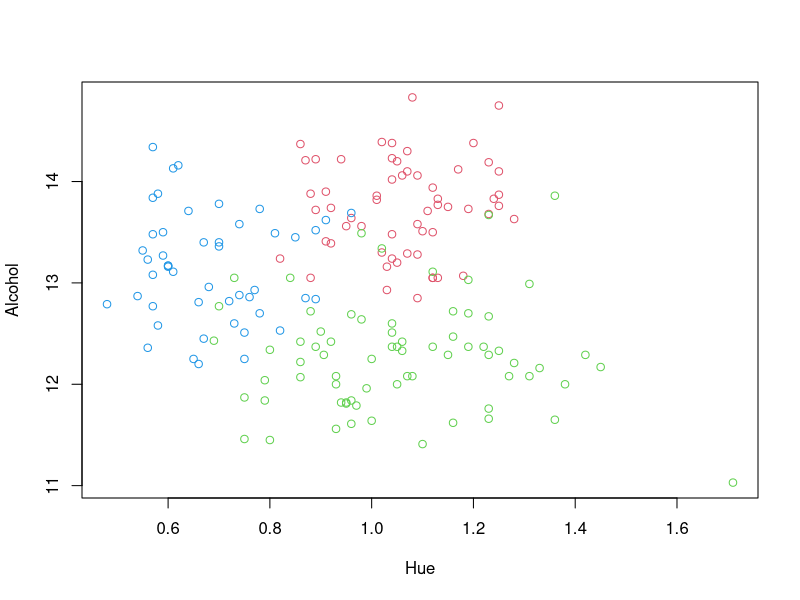
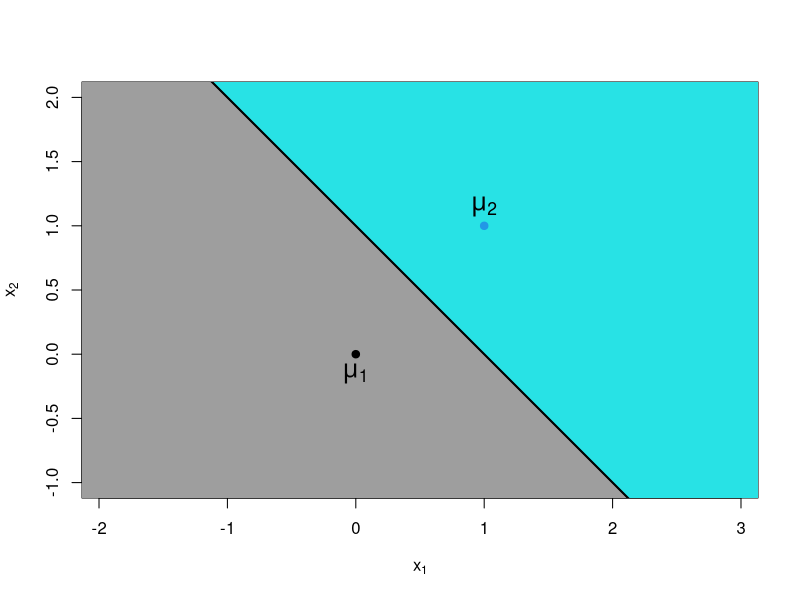
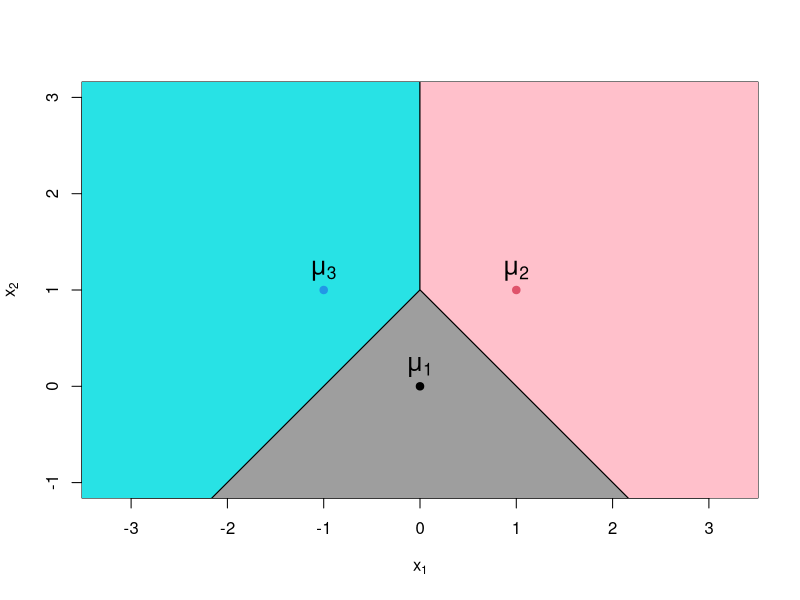
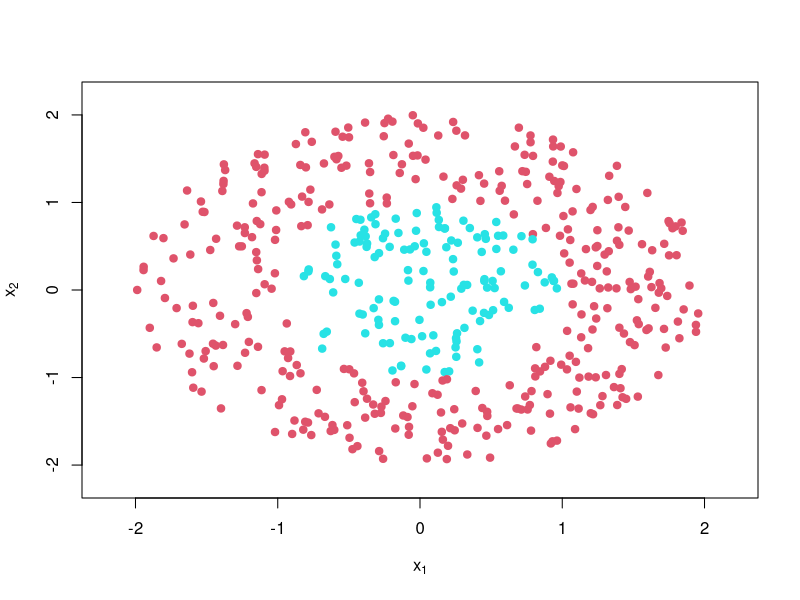
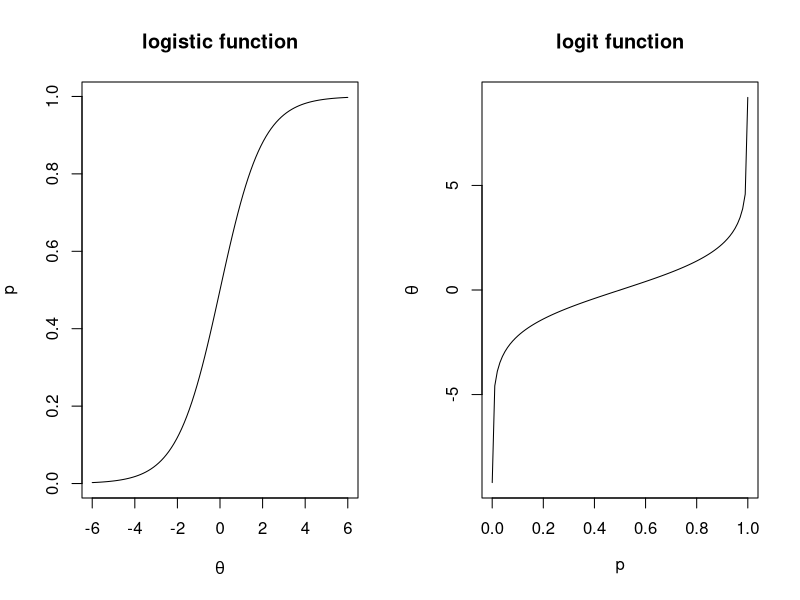
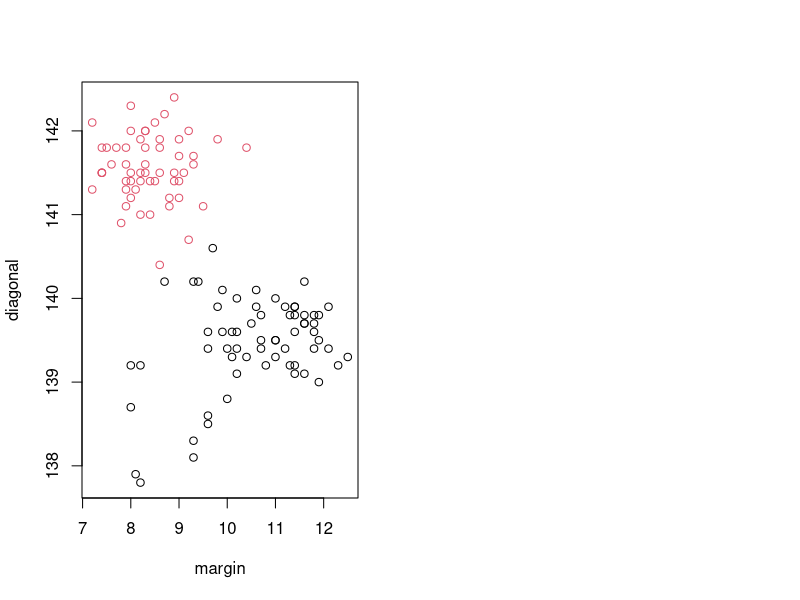

Reproduce these figures in R, in order. (Note: this script raises an error after producing the figures.)
## ---- chunk 1
library(MASS)
library(tidyverse)
wine <- read_csv("data/wine.csv")
## ---- chunk 2
plot(Alcohol ~ Hue, data=wine, col=Cultivar+1)
## ---- chunk 3
mantoux <- tribble(~disease, ~test, ~count,
                   "Disease +", "Test +", 50,
                   "Disease +", "Test -", 1,
                   "Disease -", "Test +", 50,
                   "Disease -", "Test -", 899)
heaf <- tribble(~disease, ~test, ~count,
                   "Disease +", "Test +", 40,
                   "Disease +", "Test -", 11,
                   "Disease -", "Test +", 30,
                   "Disease -", "Test -", 929)

list(mantoux %>% pivot_wider(names_from=disease, values_from=count) %>%
     column_to_rownames("test"),
     heaf %>% pivot_wider(names_from=disease, values_from=count) %>%
     column_to_rownames("test")) %>%
  knitr::kable(
    caption = 'Performance of the Mantoux (left) and Heaf (right) tests for detecting tuberculosis',
    valign = 't',
    booktabs = TRUE
  )
## ---- chunk 4
plot((-1):2,(-1):2,type="n",xlab=expression(x[1]),ylab=expression(x[2]), asp=1)
polygon(c(-3,-3,4),c(4,-3,-3),col=8)
polygon(c(4,4,-3),c(-3,4,4),col=5)
lines(c(-3,4),c(4,-3),lwd=2)
points(0,0,pch=19,col=1)
points(1,1,pch=19,col=4)
text(0,-0.15,expression(mu[1]),cex=1.5)
text(1,1.15,expression(mu[2]),cex=1.5)
## ---- chunk 5
plot((-2):2,(-1):3,type="n",xlab=expression(x[1]),ylab=expression(x[2]), asp=1)
lines(c(-3,0),c(-2,1),lwd=2)
lines(c(0,3),c(1,-2),lwd=2)
lines(c(0,0),c(1,4),lwd=2)
polygon(c(-5,-5,0,0),c(-4,4,4,1),col=5)
polygon(c(5,5,0,0),c(-4,4,4,1),col="pink")
polygon(c(-5,0,5),c(-4,1,-4),col=8)
points(0,0,pch=19,col=1)
points(1,1,pch=19,col=2)
points(-1,1,pch=19,col=4)
text(0,0.2,expression(mu[1]),cex=1.5)
text(1,1.2,expression(mu[2]),cex=1.5)
text(-1,1.2,expression(mu[3]),cex=1.5)
## ---- chunk 6
wine <- read_csv("data/wine.csv")
wine$Cultivar <- as.factor(wine$Cultivar)
set.seed(2021)
random.order <- sample(1:nrow(wine), size=nrow(wine), replace=FALSE)
wine <- wine[random.order,]
wine.train <- wine[1:100,]
wine.valid <- wine[101:178,]
head(wine.train)
## ---- chunk 7
library(MASS)
wine.lda1 <- lda(Cultivar ~ ., data=wine.train)
wine.lda1
wine.lda1.pred <- predict(wine.lda1, newdata=wine.valid)$class
table(wine.lda1.pred, wine.valid$Cultivar)
## ---- chunk 8
get_perf <- function(pred, truth) {
  perf = data.frame(pred=pred, true = truth)
  perf %>% summarise(wrong = sum(pred != true), total = n(),
                      perc = round(wrong/total*100,1))
}
perf.lda1 <- get_perf(wine.lda1.pred, wine.valid$Cultivar)
## ---- chunk 9
wine.lda2 <- lda(Cultivar ~ Alcohol + Colour + Hue, data=wine.train)
wine.lda2.pred <- predict(wine.lda2,wine.valid)$class
table(wine.lda2.pred,wine.valid$Cultivar)
## ---- chunk 10
perf.lda2 <- get_perf(wine.lda2.pred, wine.valid$Cultivar)
## ---- chunk 11
set.seed(1999)
x1 <- runif(1000,-2,2)
x2 <- runif(1000,-2,2)
y <- rep(1,1000)
y[sqrt(x1^2+x2^2)<1] <- 2
y <- as.factor(y)
circle.df <- data.frame(x1,x2,y)
circle.df <- circle.df[sqrt(x1^2+x2^2)<2,]
circle.df <- circle.df[1:500,]
plot(x2 ~ x1, data=circle.df, pch=19, col=3*as.numeric(y)-1, 
     xlim=c(-2.2,2.2),ylim=c(-2.2,2.2),xlab=expression(x[1]),ylab=expression(x[2]))
## ---- chunk 12
library(ks)
wine.train.X <- wine.train[,c(2,11,12)]
wine.valid.X <- wine.valid[,c(2,11,12)]
wine.kda <- kda(wine.train.X, wine.train$Cultivar, eval.points=wine.valid.X)
wine.kda$x.group.estimate
table(wine.kda$x.group.estimate, wine.valid$Cultivar)
## ---- chunk 13
perf.kda <- get_perf(wine.kda$x.group.estimate, wine.valid$Cultivar)
## ---- chunk 14
pepsi <- tribble(~sex, ~age, ~count,
                   "Male", "Younger", 20,
                   "Male", "Older", 10,
                   "Female", "Younger", 10,
                   "Female", "Older", 20)
coke <- tribble(~sex, ~age, ~count,
                   "Male", "Younger", 10,
                   "Male", "Older", 20,
                   "Female", "Younger", 5,
                   "Female", "Older", 5)

list(pepsi %>% pivot_wider(names_from=age, values_from=count) %>%
     column_to_rownames("sex"),
     coke %>% pivot_wider(names_from=age, values_from=count) %>%
     column_to_rownames("sex")) %>%
  knitr::kable(
    caption = 'Preference of Pepsi (left) and Coke (right) by sex and age',
    valign = 't',
    booktabs = TRUE
  )
## ---- chunk 15
library(e1071)
wine.nB.1 <- naiveBayes(Cultivar ~ ., data=wine.train)
wine.nB.1
wine.nB.1.pred <- predict(wine.nB.1, newdata=wine.valid[,2:14])
table(wine.nB.1.pred,wine.valid$Cultivar)
wine.nB.2 <- naiveBayes(Cultivar ~ Alcohol + Colour + Hue, data=wine.train)
wine.nB.2.pred <- predict(wine.nB.2, wine.valid[,c(2,11,12)])
table(wine.nB.2.pred, wine.valid$Cultivar)
## ---- chunk 16
perf.nB1 <- get_perf(wine.nB.1.pred, wine.valid$Cultivar)
perf.nB2 <- get_perf(wine.nB.2.pred, wine.valid$Cultivar)
## ---- chunk 17
par(mfrow=c(1,2))
curve(1/(1+exp(-x)),-6,6,ylab=expression(p),xlab=expression(theta))
title("logistic function")
curve(log(x/(1-x)),0.0001,0.9999,xlab=expression(p),ylab=expression(theta))
title("logit function")
## ---- chunk 18
swiss.train <- read_csv("data/swiss-train.csv")
swiss.valid <- read_csv("data/swiss-valid.csv")
swiss.train$type <- as.factor(swiss.train$type)
swiss.valid$type <- as.factor(swiss.valid$type)
glimpse(swiss.train)
swiss.glm.1 <- glm(type ~ margin, family=binomial, data=swiss.train)
summary(swiss.glm.1)
swiss.glm.2 <- glm(type ~., family=binomial, data=swiss.train)
step(swiss.glm.2)
## ---- chunk 19
beta0 = round(coef(swiss.glm.1)[1], 4)
beta1 = round(coef(swiss.glm.1)[2], 4)
## ---- chunk 20
swiss.glm.2.logit <- predict(swiss.glm.2, newdata=swiss.valid)
head(swiss.glm.2.logit)
swiss.glm.2.pr <- predict(swiss.glm.2, newdata=swiss.valid, type="response")
head(swiss.glm.2.pr)
## ---- chunk 21
swiss.glm.pred <- predict(swiss.glm.2,swiss.valid)
swiss.glm.pred <- swiss.glm.pred > 0
swiss.glm.pred
swiss.glm.pred[swiss.glm.pred==TRUE] <- "genuine"
swiss.glm.pred[swiss.glm.pred==FALSE] <- "forged"
swiss.glm.pred <- as.factor(swiss.glm.pred)
swiss.glm.pred
swiss.glm.pred <- predict(swiss.glm.2,swiss.valid)
swiss.glm.pred <- cut(swiss.glm.pred, breaks=c(-Inf,0,Inf),
                      labels=levels(swiss.valid$type))
swiss.glm.pred
table(swiss.glm.pred, swiss.valid$type)
## ---- chunk 22
perf.glm <- get_perf(swiss.glm.pred, swiss.valid$type)
## ---- chunk 23
swiss2.train <- swiss.train
swiss2.train$diagonal[103] <- 140.2
plot(diagonal ~ margin, col=type, data=swiss2.train)
swiss2.glm <- glm(type ~ ., family=binomial, data=swiss2.train)
## ---- chunk 24
library(nnet)
wine.mn <- multinom(Cultivar ~ ., data=wine.train)
summary(wine.mn)
wine.mn.pred <- predict(wine.mn, newdata=wine.valid)
table(wine.mn.pred, wine.valid$Cultivar)
## ---- chunk 25
perf.mn <- get_perf(wine.mn.pred, wine.valid$Cultivar)
## ---- chunk 26
wine.mn2 <- multinom(Cultivar ~ Alcohol + Colour + Hue, data=wine.train)
wine.mn2.pred <- predict(wine.mn2, newdata=wine.valid)
table(wine.mn2.pred, wine.valid$Cultivar)
## ---- chunk 27
wine.mn2 <- get_perf(wine.mn2.pred, wine.valid$Cultivar)
## ---- chunk 28
wine.mn3 <- step(wine.mn, trace=FALSE)
summary(wine.mn3)
wine.mn3.pred <- predict(wine.mn3, newdata=wine.valid)
table(wine.mn3.pred, wine.valid$Cultivar)
## ---- chunk 29
wine.mn3 <- get_perf(wine.mn3.pred, wine.valid$Cultivar)
## ---- chunk 30
library(class)
wine.knn.1 <- knn(wine.train[,2:14], wine.valid[,2:14], wine.train$Cultivar, k=5)
wine.knn.1
table(wine.knn.1, wine.valid$Cultivar)
wine.train.scale <- wine.train[,2:14]
wine.valid.scale <- wine.valid[,2:14]
wine.means <- apply(wine.train.scale, 2, mean)
wine.sds <- apply(wine.train.scale, 2, sd)
wine.train.scale <- scale(wine.train.scale, center=wine.means, scale=wine.sds)
wine.valid.scale <- scale(wine.valid.scale, center=wine.means, scale=wine.sds)
wine.knn.2 <- knn(wine.train.scale, wine.valid.scale, wine.train$Cultivar, k=5)
wine.knn.2
table(wine.knn.2, wine.valid$Cultivar)
wine.knn.3 <- knn(wine.train.scale, wine.valid.scale, wine.train$Cultivar, k=10)
table(wine.knn.3, wine.valid$Cultivar)
## ---- chunk 31
perf.knn1 <- get_perf(wine.knn.1, wine.valid$Cultivar)
perf.knn2 <- get_perf(wine.knn.2, wine.valid$Cultivar)
## ---- chunk 32
library(rpart)
wine.rp.1 <- rpart(Cultivar ~ . ,data=wine.train)
wine.rp.1.prob <- predict(wine.rp.1, newdata=wine.valid)
head(wine.rp.1.prob)
wine.rp.1.pred <- predict(wine.rp.1, newdata=wine.valid, type="class")
table(wine.rp.1.pred, wine.valid$Cultivar)
## ---- chunk 33
perf.rp1 <- get_perf(wine.rp.1.pred, wine.valid$Cultivar)
## ---- chunk 34
plot(wine.rp.1, compress=TRUE, margin=0.1)
text(wine.rp.1)
## ---- chunk 35
library(nnet)
set.seed(1000)
wine.train.scale <- wine.train
wine.valid.scale <- wine.valid
wine.train.max <- apply(wine.train[,2:14], 2, max)
wine.train.scale[,2:14] <- sweep(wine.train[,2:14], 2, wine.train.max, FUN="/")
wine.valid.scale[,2:14] <- sweep(wine.valid[,2:14], 2, wine.train.max, FUN="/")
wine.nn.1 <- nnet(Cultivar ~ . , size=7, data=wine.train.scale)
wine.nn.1.prob <- predict(wine.nn.1, newdata=wine.valid.scale)
head(wine.nn.1.prob)
wine.nn.1.pred <- predict(wine.nn.1, newdata=wine.valid.scale, type="class")
table(wine.nn.1.pred, wine.valid$Cultivar)
## ---- chunk 36
perf.nn1 <- get_perf(wine.nn.1.pred, wine.valid$Cultivar)
